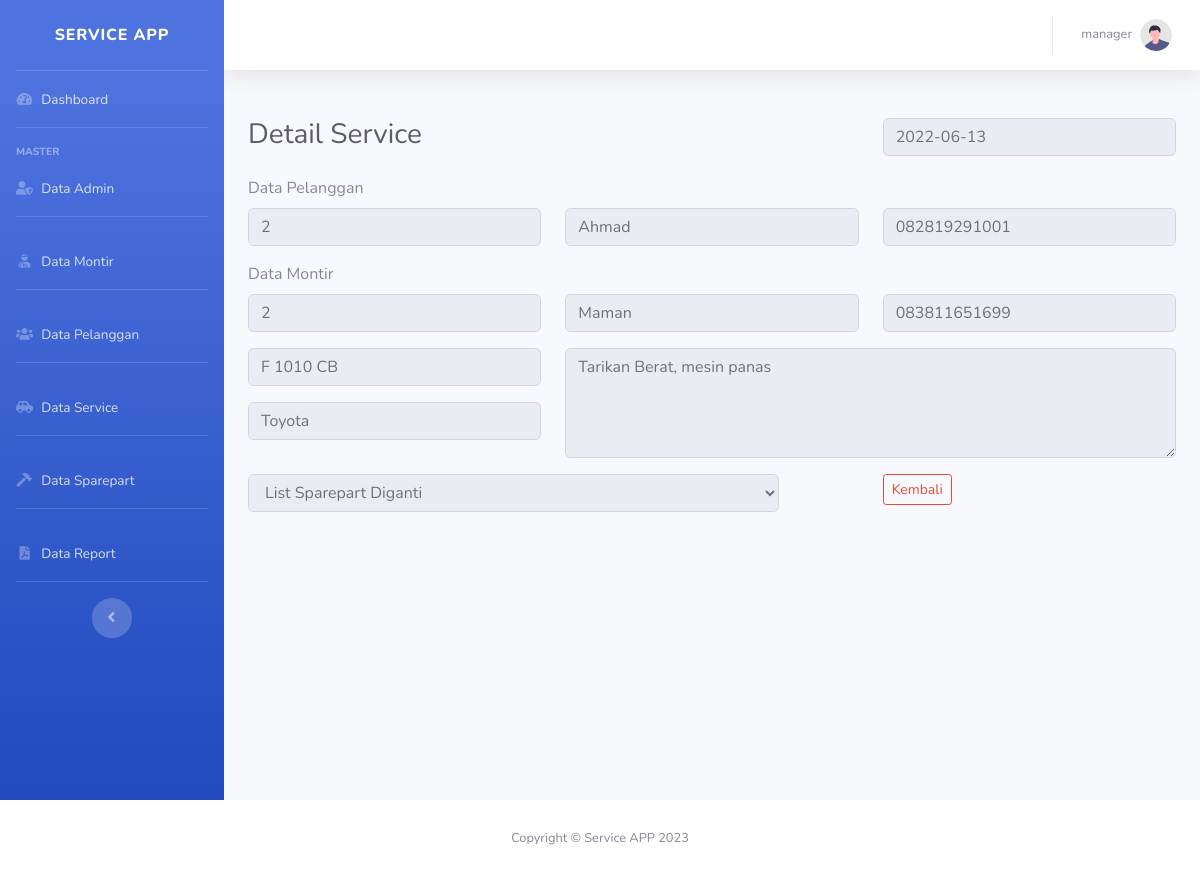
The app's page /master/detailService.php?id=kd0000001 (signed in) with its own data.
### tables this page shows
CREATE TABLE `service` (
  `kd_service` varchar(15) NOT NULL,
  `id_pelanggan` int(11) NOT NULL,
  `id_montir` int(11) NOT NULL,
  `tgl_service` date NOT NULL,
  `keluhan` text NOT NULL,
  `status` int(11) NOT NULL DEFAULT 0,
  `total_biaya` bigint(20) NOT NULL DEFAULT 0
);

CREATE TABLE `pelanggan` (
  `id_pelanggan` int(11) NOT NULL,
  `nama` varchar(100) NOT NULL,
  `alamat` text NOT NULL,
  `no_telepon` varchar(13) NOT NULL,
  `no_mobil` varchar(10) NOT NULL,
  `merk` varchar(50) NOT NULL
);

CREATE TABLE `montir` (
  `id_montir` int(11) NOT NULL,
  `nama` varchar(100) NOT NULL,
  `no_telepon` varchar(14) NOT NULL
);

### library/modul.php (called while the page is built, shortened)
<?php
    $connect = mysqli_connect('localhost', 'root', '', 'db_service') or die(mysqli_error($connect));
    $base_url = 'http://localhost/servicemobil/';
    function query($query)
    {
        global $connect;
        $returnQuery = mysqli_query($connect, $query);
        $temp = [];
        while ($line = mysqli_fetch_assoc($returnQuery)) {
            $temp[] = $line;
        }
        return $temp;
    }
?>

### master/detailService.php (the view, shortened to what this page needs)
<?php
    include_once('../library/modul.php');
    if(isset($_GET['id'])){
        $kode = $_GET['id'];
        $service = query("SELECT *, pelanggan.nama as nama_pelanggan, pelanggan.no_telepon as no_pelanggan, montir.nama as nama_montir, montir.no_telepon as no_montir
                            FROM service
                            INNER JOIN pelanggan ON service.id_pelanggan = pelanggan.id_pelanggan
                            INNER JOIN montir ON service.id_montir =  montir.id_montir
                            WHERE kd_service = '$kode'");
    }else{
        echo "<script>alert('Eror 403 : You Dont Have Access To This Page !!')</script>";
    }
?>
<!DOCTYPE html>
<html lang="en">
<head>
    <?php include_once('../library/header.php'); ?>
</head>
<body id="page-top">
    <div id="wrapper">
            <?php include_once('../library/sidebar.php') ?>
        <div id="content-wrapper" class="d-flex flex-column">
            <div id="content">
                    <?php include_once('../library/topbar.php') ?>
                <div class="container-fluid">
                        <div class="row mt-5 mb-3">
                            <div class="col-lg-3">
                                <h3 class="text-dark">Detail Service</h3>
                            </div>
                            <div class="col-lg-5"></div>
                            <div class="col-lg-4">
                                <input type="text" name="" id="" class="form-control" value="<?=$service[0]['tgl_service']?>" disabled>
                            </div>
                        </div>
                        <form action="" method="post">
                            <label for="">Data Pelanggan</label>
                            <div class="row">
                                <div class="mb-3 col-lg-4">
                                    <input type="text" class="form-control"  value="<?=$service[0]['id_pelanggan']?>" disabled>
                                </div>
                                <div class="mb-3 col-lg-4">
                                    <input type="text" class="form-control" value="<?=$service[0]['nama_pelanggan']?>" disabled>
                                </div>
                                <div class="mb-3 col-lg-4">
                                    <input type="number" class="form-control" value="<?=$service[0]['no_pelanggan']?>" disabled>
                                </div>
                            </div>
                            <label for="">Data Montir</label>
                            <div class="row">
                                <div class="mb-3 col-lg-4">
                                    <input type="text" class="form-control"  value="<?=$service[0]['id_montir']?>" disabled>
                                </div>
                                <div class="mb-3 col-lg-4">
                                    <input type="text" class="form-control" value="<?=$service[0]['nama_montir']?>" disabled>
                                </div>
                                <div class="mb-3 col-lg-4">
                                    <input type="number" class="form-control" value="<?=$service[0]['no_montir']?>" disabled>
                                </div>
                            </div>
                            <div class="row">
                                <div class="col-lg-4">
                                    <div class="row">
                                        <div class="col-lg-12">
                                            <div class="mb-3">
                                                <input type="text" name="no_mobil" id="no_mobil" value="<?=$service[0]['no_mobil']?>" class="form-control text-uppercase" disabled>
                                            </div>
                                        </div>
                                        <div class="col-lg-12">
                                            <div class="mb-3">
                                                <input type="text" name="merk" id="merk" value="<?=$service[0]['merk']?>" class="form-control" disabled>
                                            </div>
                                        </div>
                                    </div>
                                </div>
                                <div class="col-lg-8">
                                    <div class="mb-3">
                                        <textarea name="alamat" id="alamat" cols="100&" rows="4" class="form-control" disabled><?=$service[0]['keluhan']?></textarea>
                                    </div>
                                </div>
                            </div>
                                <div class="row">
                                    <div class="col-lg-7">
                                        <select class="form-control" readonly>
                                            <option selected>List Sparepart Diganti</option>
                                        </select>
                                    </div>
                                    <div class="col-lg-1"></div>
                                    <div class="col-lg-4">
                                        <a href="showService.php" class="btn btn-sm btn-outline-danger">Kembali</a>
                                    </div>
                                </div>
                                </div>
                            </div>
                </div>
            </div>
    <?php include_once('../library/footer.php') ?>
</body>
</html>

### library/header.php (shortened to what this page needs)
<link href="<?=$base_url?>library/vendor/fontawesome-free/css/all.min.css" rel="stylesheet" type="text/css">
<link href="<?=$base_url?>library/css/sb-admin-2.min.css" rel="stylesheet">

### library/sidebar.php
<ul class="navbar-nav bg-gradient-primary sidebar sidebar-dark accordion" id="accordionSidebar">
            <a class="sidebar-brand d-flex align-items-center justify-content-center" href="">
                <div class="sidebar-brand-text mx-3">Service APP</div>
            </a>
            <hr class="sidebar-divider my-0">
            <li class="nav-item">
                <a class="nav-link" href="<?= $base_url?>master/showdashboard.php">
                    <i class="fas fa-fw fa-tachometer-alt"></i>
                    <span>Dashboard</span></a>
            </li>
            <hr class="sidebar-divider">
            <div class="sidebar-heading">
                Master
            </div>
            <?php if($_SESSION['akun']['role'] == 'superadmin'): ?>
            <li class="nav-item">
                <a class="nav-link" href="<?= $base_url?>master/showAdmin.php">
                    <i class="fas fa-fw fa-user-shield"></i>
                    <span>Data Admin</span></a>
            </li>
            <hr class="sidebar-divider">
            <?php endif;?>
            <li class="nav-item">
                <a class="nav-link" href="<?= $base_url?>master/showMontir.php">
                    <i class="fas fa-fw fa-user-injured"></i>
                    <span>Data Montir</span></a>
            </li>
            <hr class="sidebar-divider">
            <li class="nav-item">
                <a class="nav-link" href="<?= $base_url?>master/showPelanggan.php">
                    <i class="fas fa-fw fa-users"></i>
                    <span>Data Pelanggan</span></a>
            </li>
            <hr class="sidebar-divider">
            <li class="nav-item">
                <a class="nav-link" href="<?= $base_url?>master/showService.php">
                    <i class="fas fa-fw fa-car-side"></i>
                    <span>Data Service</span></a>
            </li>
            <hr class="sidebar-divider">
            <li class="nav-item">
                <a class="nav-link" href="<?= $base_url?>master/showSparepart.php">
                    <i class="fas fa-fw fa-hammer"></i>
                    <span>Data Sparepart</span></a>
            </li>
            <hr class="sidebar-divider">
            <?php if($_SESSION['akun']['role'] == 'superadmin'): ?>
            <li class="nav-item">
                <a class="nav-link" href="<?= $base_url?>master/showReport.php">
                    <i class="fas fa-fw fa-file-pdf"></i>
                    <span>Data Report</span></a>
            </li>
            <hr class="sidebar-divider d-none d-md-block">
            <?php endif;?>
            <div class="text-center d-none d-md-inline">
                <button class="rounded-circle border-0" id="sidebarToggle"></button>
            </div>
        </ul>

### library/topbar.php (shortened to what this page needs)
<nav class="navbar navbar-expand navbar-light bg-white topbar mb-4 static-top shadow">
                    <ul class="navbar-nav ml-auto">
                        <li class="nav-item dropdown no-arrow">
                            <a class="nav-link dropdown-toggle" href="#" id="userDropdown" role="button"
                                data-toggle="dropdown" aria-haspopup="true" aria-expanded="false">
                                <span class="mr-2 d-none d-lg-inline text-gray-600 small"><?=$_SESSION['akun']['username']?></span>
                                <img class="img-profile rounded-circle"
                                    src="../library/img/undraw_profile.svg">
                            </a>
                        </li>
                    </ul>
                </nav>

### library/footer.php (shortened to what this page needs)
<footer class="sticky-footer bg-white">
                <div class="container my-auto">
                    <div class="copyright text-center my-auto">
                        <span>Copyright &copy; Service APP <?=date('Y');?></span>
                    </div>
                </div>
            </footer>

### records on screen
service: tgl_service "2022-06-13", id_pelanggan.id_pelanggan "2", id_pelanggan.nama "Ahmad", id_pelanggan.no_telepon "082819291001", id_montir.id_montir "2", id_montir.nama "Maman", id_montir.no_telepon "083811651699", no_mobil "f 1010 cb", merk "Toyota", alamat "Tarikan Berat, mesin panas"

### other values on screen
$_SESSION['akun']['username'] "manager"
